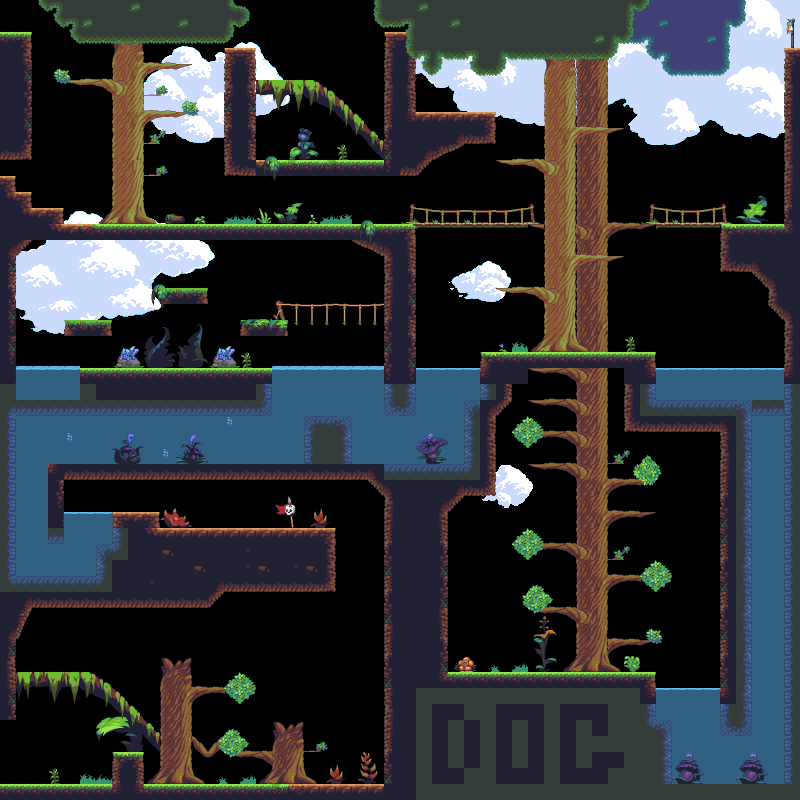

This is a level from a 2D game, rendered from its Tiled map with the project's own tilesets. A one-line summary and the map file follow, with tile-layer data summarised:
An orthogonal 50x50 tile map with 16x16 px tiles, 6 tile layers (Water, Collision, Visual, Platform, ...), 19 tilesets, 5 image layers.

<map version="1.4" tiledversion="1.4.2" orientation="orthogonal" renderorder="right-down" width="50" height="50" tilewidth="16" tileheight="16" infinite="0" nextlayerid="12" nextobjectid="1">
 <editorsettings>
  <export target="DeepJungleNoSlope.lua" format="lua" />
 </editorsettings>
 <tileset firstgid="1" source="../levels/tile_jungle_bottom_brown16.tsx" />
 <tileset firstgid="17" source="../levels/tile_jungle_bottom_grey16.tsx" />
 <tileset firstgid="33" source="../levels/tile_jungle_bottom_water16.tsx" />
 <tileset firstgid="49" source="../levels/tile_jungle_bridge16.tsx" />
 <tileset firstgid="82" source="../levels/tile_jungle_ground_brown.tsx" />
 <tileset firstgid="118" source="../levels/tile_jungle_ground_brown16.tsx" />
 <tileset firstgid="154" source="../levels/tile_jungle_ground_grey16.tsx" />
 <tileset firstgid="190" source="../levels/tile_jungle_plants_objects.tsx" />
 <tileset firstgid="398" source="../levels/tile_jungle_plants_objects16.tsx" />
 <tileset firstgid="606" source="../levels/tile_jungle_slopes_brown16.tsx" />
 <tileset firstgid="636" source="../levels/tile_jungle_slopes_grey16.tsx" />
 <tileset firstgid="666" source="../levels/tile_jungle_tree_dark16.tsx" />
 <tileset firstgid="776" source="../levels/tile_jungle_tree_light.tsx" />
 <tileset firstgid="886" source="../levels/tile_jungle_tree_light16.tsx" />
 <tileset firstgid="996" source="../levels/tile_jungle_treelimb16.tsx" />
 <tileset firstgid="1080" source="../levels/tile_jungle_vegetation16.tsx" />
 <tileset firstgid="1088" source="../levels/tile_jungle_wall_brown16.tsx" />
 <tileset firstgid="1136" source="../levels/tile_jungle_wall_grey16.tsx" />
 <tileset firstgid="1184" source="../levels/tile_jungle_water16.tsx" />
 <imagelayer id="7" name="Clouds" offsetx="-15" offsety="209">
  <image source="../bg_cloud2.png" width="234" height="128" />
 </imagelayer>
 <imagelayer id="8" name="Copy of Clouds" offsetx="107" offsety="33">
  <image source="../bg_cloud5.png" width="190" height="118" />
 </imagelayer>
 <imagelayer id="9" name="Copy of Copy of Clouds" offsetx="395" offsety="-63">
  <image source="../bg_cloud6.png" width="512" height="211" />
 </imagelayer>
 <imagelayer id="10" name="Copy of Copy of Copy of Clouds" offsetx="448" offsety="261">
  <image source="../bg_cloud8.png" width="64" height="41" />
 </imagelayer>
 <imagelayer id="11" name="Copy of Copy of Copy of Copy of Clouds" offsetx="480" offsety="465">
  <image source="../bg_cloud7.png" width="54" height="43" />
 </imagelayer>
 <layer id="2" name="Water" width="50" height="50">
  <data>[2500 cells, 284 non-empty, 3 distinct tile ids]</data>
 </layer>
 <layer id="1" name="Collision" width="50" height="50">
  <properties>
   <property name="collidable" type="bool" value="true" />
  </properties>
  <data>[2500 cells, 704 non-empty, 66 distinct tile ids]</data>
 </layer>
 <layer id="3" name="Visual" width="50" height="50">
  <data>[2500 cells, 505 non-empty, 254 distinct tile ids]</data>
 </layer>
 <layer id="5" name="Platform" width="50" height="50">
  <properties>
   <property name="collidable" type="bool" value="true" />
  </properties>
  <data>[2500 cells, 80 non-empty, 31 distinct tile ids]</data>
 </layer>
 <layer id="6" name="BGTree" width="50" height="50">
  <data>[2500 cells, 109 non-empty, 56 distinct tile ids]</data>
 </layer>
 <layer id="4" name="TreeLeaves" width="50" height="50">
  <data>[2500 cells, 126 non-empty, 30 distinct tile ids]</data>
 </layer>
</map>
